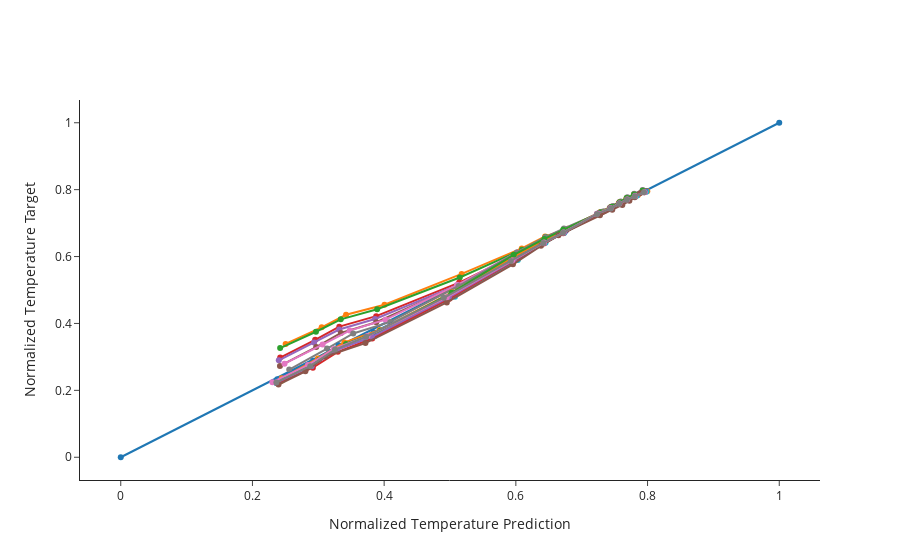

Notebook code cell kept with this figure:
### Code cell
fig = go.Figure()
fig.add_trace(go.Scatter(x=[0, 1], y=[0, 1], showlegend=False, mode="markers+lines"))
for i in range(0, len(datasets["X_train"]), batch_size * skip):
    df_pred = pd.DataFrame(model.predict(datasets["X_train"][i : i + batch_size], verbose=0)[:, :, 0])
    df_train = pd.DataFrame(datasets["y_train"][i : i + batch_size][:, :, 0])
    fig.add_trace(
        go.Scatter(
            x=df_pred[0].values,
            y=df_train[0].values,
            showlegend=False,
            mode="markers+lines",
        )
    )

fig.update_yaxes(title="Normalized Temperature Target")
fig.update_xaxes(title="Normalized Temperature Prediction")
fig.update_layout(template="simple_white")
